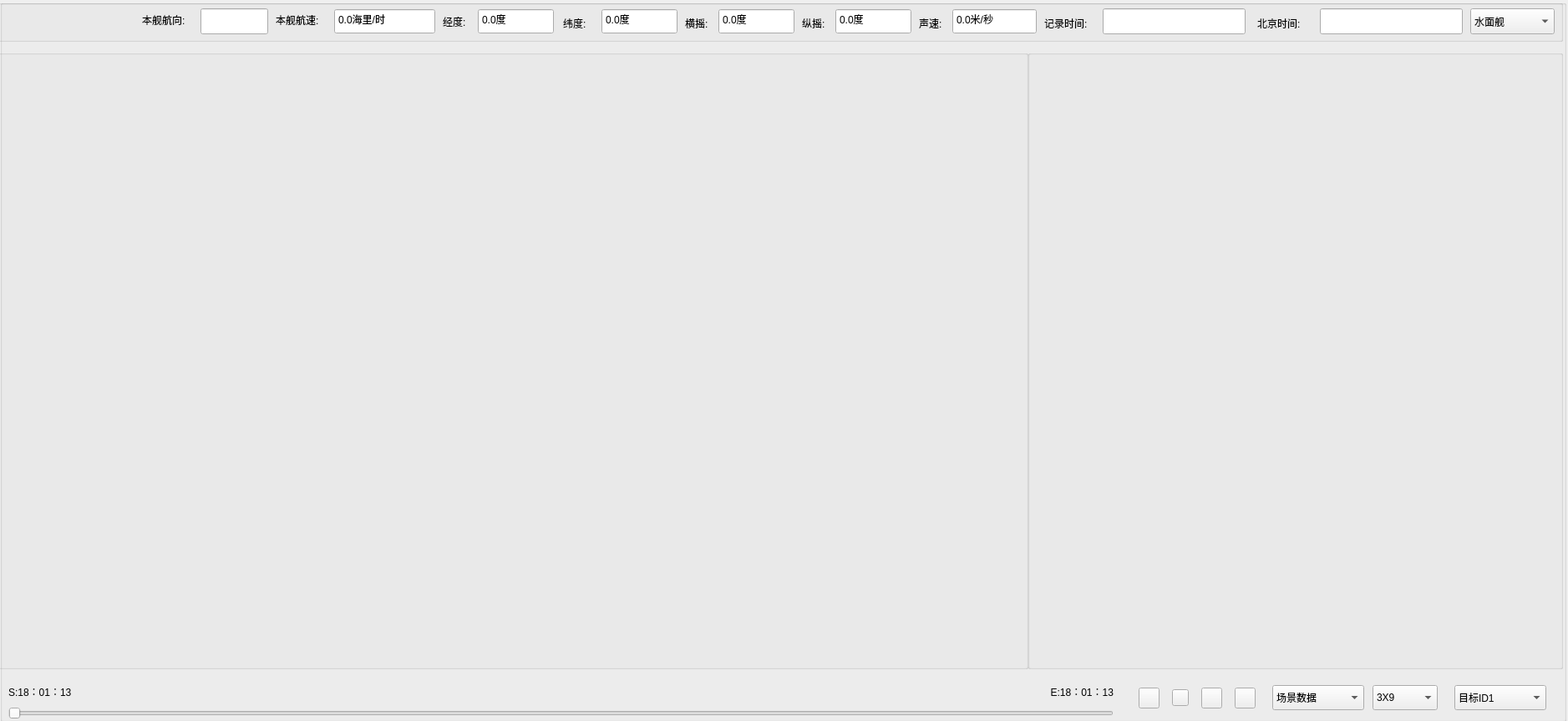
<?xml version="1.0" encoding="UTF-8"?>
<ui version="4.0">
 <class>Screenact</class>
 <widget class="QWidget" name="Screenact">
  <property name="geometry">
   <rect>
    <x>0</x>
    <y>0</y>
    <width>1877</width>
    <height>863</height>
   </rect>
  </property>
  <property name="windowTitle">
   <string>Form</string>
  </property>
  <widget class="QWidget" name="widgetScreenpas" native="true">
   <property name="geometry">
    <rect>
     <x>0</x>
     <y>0</y>
     <width>1875</width>
     <height>864</height>
    </rect>
   </property>
   <layout class="QVBoxLayout" name="vlscreenpas">
    <property name="spacing">
     <number>0</number>
    </property>
    <property name="leftMargin">
     <number>0</number>
    </property>
    <property name="topMargin">
     <number>0</number>
    </property>
    <property name="rightMargin">
     <number>0</number>
    </property>
    <property name="bottomMargin">
     <number>0</number>
    </property>
    <item>
     <widget class="QGroupBox" name="groupBoxpas">
      <property name="sizePolicy">
       <sizepolicy hsizetype="Preferred" vsizetype="Preferred">
        <horstretch>0</horstretch>
        <verstretch>0</verstretch>
       </sizepolicy>
      </property>
      <property name="title">
       <string/>
      </property>
      <widget class="QGroupBox" name="groupBox">
       <property name="geometry">
        <rect>
         <x>-10</x>
         <y>0</y>
         <width>1881</width>
         <height>50</height>
        </rect>
       </property>
       <property name="title">
        <string/>
       </property>
       <widget class="QComboBox" name="navalSelec">
        <property name="geometry">
         <rect>
          <x>1770</x>
          <y>10</y>
          <width>101</width>
          <height>31</height>
         </rect>
        </property>
        <property name="minimumSize">
         <size>
          <width>0</width>
          <height>30</height>
         </size>
        </property>
        <property name="currentText">
         <string>水面舰</string>
        </property>
        <property name="maxVisibleItems">
         <number>2</number>
        </property>
        <item>
         <property name="text">
          <string>水面舰</string>
         </property>
        </item>
       </widget>
       <widget class="QLabel" name="beijingTime">
        <property name="geometry">
         <rect>
          <x>1515</x>
          <y>20</y>
          <width>68</width>
          <height>16</height>
         </rect>
        </property>
        <property name="text">
         <string>北京时间:</string>
        </property>
       </widget>
       <widget class="QLabel" name="navalDirection">
        <property name="geometry">
         <rect>
          <x>180</x>
          <y>16</y>
          <width>71</width>
          <height>16</height>
         </rect>
        </property>
        <property name="text">
         <string>本舰航向:</string>
        </property>
       </widget>
       <widget class="QLabel" name="navalLat">
        <property name="geometry">
         <rect>
          <x>684</x>
          <y>20</y>
          <width>38</width>
          <height>16</height>
         </rect>
        </property>
        <property name="text">
         <string>纬度:</string>
        </property>
       </widget>
       <widget class="QLabel" name="navalLt">
        <property name="geometry">
         <rect>
          <x>540</x>
          <y>18</y>
          <width>38</width>
          <height>16</height>
         </rect>
        </property>
        <property name="text">
         <string>经度:</string>
        </property>
       </widget>
       <widget class="QLabel" name="navalSpeed">
        <property name="geometry">
         <rect>
          <x>340</x>
          <y>16</y>
          <width>71</width>
          <height>16</height>
         </rect>
        </property>
        <property name="text">
         <string>本舰航速:</string>
        </property>
       </widget>
       <widget class="QLabel" name="navalBroad">
        <property name="geometry">
         <rect>
          <x>830</x>
          <y>20</y>
          <width>38</width>
          <height>16</height>
         </rect>
        </property>
        <property name="text">
         <string>横摇:</string>
        </property>
       </widget>
       <widget class="QLabel" name="recordTime">
        <property name="geometry">
         <rect>
          <x>1260</x>
          <y>20</y>
          <width>68</width>
          <height>16</height>
         </rect>
        </property>
        <property name="text">
         <string>记录时间:</string>
        </property>
       </widget>
       <widget class="QLabel" name="soundSpeed">
        <property name="geometry">
         <rect>
          <x>1110</x>
          <y>20</y>
          <width>38</width>
          <height>16</height>
         </rect>
        </property>
        <property name="text">
         <string>声速:</string>
        </property>
       </widget>
       <widget class="QLabel" name="navalDir">
        <property name="geometry">
         <rect>
          <x>970</x>
          <y>20</y>
          <width>38</width>
          <height>16</height>
         </rect>
        </property>
        <property name="text">
         <string>纵摇:</string>
        </property>
       </widget>
       <widget class="QDoubleSpinBox" name="navalSpeedvalue">
        <property name="geometry">
         <rect>
          <x>410</x>
          <y>10</y>
          <width>121</width>
          <height>31</height>
         </rect>
        </property>
        <property name="sizePolicy">
         <sizepolicy hsizetype="Preferred" vsizetype="Preferred">
          <horstretch>0</horstretch>
          <verstretch>0</verstretch>
         </sizepolicy>
        </property>
        <property name="readOnly">
         <bool>true</bool>
        </property>
        <property name="buttonSymbols">
         <enum>QAbstractSpinBox::NoButtons</enum>
        </property>
        <property name="suffix">
         <string>海里/时</string>
        </property>
        <property name="decimals">
         <number>1</number>
        </property>
        <property name="maximum">
         <double>1000.000000000000000</double>
        </property>
       </widget>
       <widget class="QDoubleSpinBox" name="navalLtvalue">
        <property name="geometry">
         <rect>
          <x>582</x>
          <y>10</y>
          <width>91</width>
          <height>31</height>
         </rect>
        </property>
        <property name="sizePolicy">
         <sizepolicy hsizetype="Preferred" vsizetype="Preferred">
          <horstretch>0</horstretch>
          <verstretch>0</verstretch>
         </sizepolicy>
        </property>
        <property name="layoutDirection">
         <enum>Qt::LeftToRight</enum>
        </property>
        <property name="readOnly">
         <bool>true</bool>
        </property>
        <property name="buttonSymbols">
         <enum>QAbstractSpinBox::NoButtons</enum>
        </property>
        <property name="suffix">
         <string>度</string>
        </property>
        <property name="decimals">
         <number>1</number>
        </property>
        <property name="maximum">
         <double>1000.000000000000000</double>
        </property>
       </widget>
       <widget class="QDoubleSpinBox" name="navalLatvalue">
        <property name="geometry">
         <rect>
          <x>730</x>
          <y>10</y>
          <width>91</width>
          <height>31</height>
         </rect>
        </property>
        <property name="sizePolicy">
         <sizepolicy hsizetype="Preferred" vsizetype="Preferred">
          <horstretch>0</horstretch>
          <verstretch>0</verstretch>
         </sizepolicy>
        </property>
        <property name="readOnly">
         <bool>true</bool>
        </property>
        <property name="buttonSymbols">
         <enum>QAbstractSpinBox::NoButtons</enum>
        </property>
        <property name="suffix">
         <string>度</string>
        </property>
        <property name="decimals">
         <number>1</number>
        </property>
        <property name="maximum">
         <double>1000.000000000000000</double>
        </property>
       </widget>
       <widget class="QDoubleSpinBox" name="navalBroadvalue">
        <property name="geometry">
         <rect>
          <x>870</x>
          <y>10</y>
          <width>91</width>
          <height>31</height>
         </rect>
        </property>
        <property name="sizePolicy">
         <sizepolicy hsizetype="Preferred" vsizetype="Preferred">
          <horstretch>0</horstretch>
          <verstretch>0</verstretch>
         </sizepolicy>
        </property>
        <property name="readOnly">
         <bool>true</bool>
        </property>
        <property name="buttonSymbols">
         <enum>QAbstractSpinBox::NoButtons</enum>
        </property>
        <property name="suffix">
         <string>度</string>
        </property>
        <property name="decimals">
         <number>1</number>
        </property>
        <property name="maximum">
         <double>1000.000000000000000</double>
        </property>
       </widget>
       <widget class="QDoubleSpinBox" name="navalDirvalue">
        <property name="geometry">
         <rect>
          <x>1010</x>
          <y>10</y>
          <width>91</width>
          <height>31</height>
         </rect>
        </property>
        <property name="sizePolicy">
         <sizepolicy hsizetype="Preferred" vsizetype="Preferred">
          <horstretch>0</horstretch>
          <verstretch>0</verstretch>
         </sizepolicy>
        </property>
        <property name="readOnly">
         <bool>true</bool>
        </property>
        <property name="buttonSymbols">
         <enum>QAbstractSpinBox::NoButtons</enum>
        </property>
        <property name="suffix">
         <string>度</string>
        </property>
        <property name="decimals">
         <number>1</number>
        </property>
        <property name="maximum">
         <double>1000.000000000000000</double>
        </property>
       </widget>
       <widget class="QDoubleSpinBox" name="soundSpeedvalue">
        <property name="geometry">
         <rect>
          <x>1150</x>
          <y>10</y>
          <width>101</width>
          <height>31</height>
         </rect>
        </property>
        <property name="sizePolicy">
         <sizepolicy hsizetype="Preferred" vsizetype="Preferred">
          <horstretch>0</horstretch>
          <verstretch>0</verstretch>
         </sizepolicy>
        </property>
        <property name="readOnly">
         <bool>true</bool>
        </property>
        <property name="buttonSymbols">
         <enum>QAbstractSpinBox::NoButtons</enum>
        </property>
        <property name="suffix">
         <string>米/秒</string>
        </property>
        <property name="decimals">
         <number>1</number>
        </property>
        <property name="maximum">
         <double>1000.000000000000000</double>
        </property>
       </widget>
       <widget class="QLineEdit" name="navalDirectionvalue">
        <property name="geometry">
         <rect>
          <x>250</x>
          <y>10</y>
          <width>81</width>
          <height>31</height>
         </rect>
        </property>
       </widget>
       <widget class="QLineEdit" name="recordTimevalue">
        <property name="geometry">
         <rect>
          <x>1330</x>
          <y>10</y>
          <width>171</width>
          <height>31</height>
         </rect>
        </property>
       </widget>
       <widget class="QLineEdit" name="beijingTimevalue">
        <property name="geometry">
         <rect>
          <x>1590</x>
          <y>10</y>
          <width>171</width>
          <height>31</height>
         </rect>
        </property>
       </widget>
      </widget>
      <widget class="QWidget" name="layoutWidget">
       <property name="geometry">
        <rect>
         <x>0</x>
         <y>810</y>
         <width>1871</width>
         <height>51</height>
        </rect>
       </property>
       <layout class="QHBoxLayout" name="horizontalLayout_5">
        <property name="spacing">
         <number>0</number>
        </property>
        <item>
         <layout class="QVBoxLayout" name="verticalLayout">
          <property name="leftMargin">
           <number>10</number>
          </property>
          <property name="rightMargin">
           <number>10</number>
          </property>
          <item>
           <layout class="QHBoxLayout" name="horizontalLayout_4">
            <item>
             <widget class="QLabel" name="lbStart">
              <property name="styleSheet">
               <string notr="true">border-image:none;</string>
              </property>
              <property name="text">
               <string>S:18：01：13</string>
              </property>
             </widget>
            </item>
            <item>
             <widget class="QLabel" name="lbRunningTime">
              <property name="styleSheet">
               <string notr="true">border-image:none;</string>
              </property>
              <property name="text">
               <string/>
              </property>
             </widget>
            </item>
            <item>
             <widget class="QLabel" name="lbEnd">
              <property name="styleSheet">
               <string notr="true">border-image:none;</string>
              </property>
              <property name="text">
               <string>E:18：01：13</string>
              </property>
              <property name="alignment">
               <set>Qt::AlignRight|Qt::AlignTrailing|Qt::AlignVCenter</set>
              </property>
             </widget>
            </item>
           </layout>
          </item>
          <item>
           <widget class="QSlider" name="slider">
            <property name="sizePolicy">
             <sizepolicy hsizetype="Expanding" vsizetype="Fixed">
              <horstretch>0</horstretch>
              <verstretch>0</verstretch>
             </sizepolicy>
            </property>
            <property name="tabletTracking">
             <bool>false</bool>
            </property>
            <property name="styleSheet">
             <string notr="true">border-image:none;</string>
            </property>
            <property name="maximum">
             <number>99</number>
            </property>
            <property name="pageStep">
             <number>1</number>
            </property>
            <property name="orientation">
             <enum>Qt::Horizontal</enum>
            </property>
           </widget>
          </item>
         </layout>
        </item>
        <item>
         <layout class="QHBoxLayout" name="horizontalLayout_3">
          <property name="leftMargin">
           <number>10</number>
          </property>
          <property name="rightMargin">
           <number>10</number>
          </property>
          <item>
           <layout class="QHBoxLayout" name="horizontalLayout">
            <property name="spacing">
             <number>15</number>
            </property>
            <property name="sizeConstraint">
             <enum>QLayout::SetDefaultConstraint</enum>
            </property>
            <property name="leftMargin">
             <number>10</number>
            </property>
            <property name="rightMargin">
             <number>20</number>
            </property>
            <item>
             <widget class="QPushButton" name="btnStart">
              <property name="minimumSize">
               <size>
                <width>25</width>
                <height>25</height>
               </size>
              </property>
              <property name="maximumSize">
               <size>
                <width>25</width>
                <height>25</height>
               </size>
              </property>
              <property name="styleSheet">
               <string notr="true">border-image: url(:/destop/start.png);
</string>
              </property>
              <property name="text">
               <string/>
              </property>
             </widget>
            </item>
            <item>
             <widget class="QPushButton" name="btnStop">
              <property name="minimumSize">
               <size>
                <width>20</width>
                <height>20</height>
               </size>
              </property>
              <property name="maximumSize">
               <size>
                <width>20</width>
                <height>20</height>
               </size>
              </property>
              <property name="styleSheet">
               <string notr="true">border-image: url(:/destop/stop.png);</string>
              </property>
              <property name="text">
               <string/>
              </property>
             </widget>
            </item>
            <item>
             <widget class="QPushButton" name="btnFastforward">
              <property name="minimumSize">
               <size>
                <width>25</width>
                <height>25</height>
               </size>
              </property>
              <property name="maximumSize">
               <size>
                <width>25</width>
                <height>25</height>
               </size>
              </property>
              <property name="styleSheet">
               <string notr="true">border-image: url(:/destop/icons/Fastforward.png);
</string>
              </property>
              <property name="text">
               <string/>
              </property>
             </widget>
            </item>
            <item>
             <widget class="QPushButton" name="btnFastbackward">
              <property name="minimumSize">
               <size>
                <width>25</width>
                <height>25</height>
               </size>
              </property>
              <property name="maximumSize">
               <size>
                <width>25</width>
                <height>25</height>
               </size>
              </property>
              <property name="styleSheet">
               <string notr="true">border-image: url(:/destop/icons/Fastbackward.png);
</string>
              </property>
              <property name="text">
               <string/>
              </property>
             </widget>
            </item>
           </layout>
          </item>
          <item>
           <widget class="QComboBox" name="dataSrcsele">
            <property name="minimumSize">
             <size>
              <width>0</width>
              <height>30</height>
             </size>
            </property>
            <property name="baseSize">
             <size>
              <width>0</width>
              <height>0</height>
             </size>
            </property>
            <property name="editable">
             <bool>false</bool>
            </property>
            <property name="sizeAdjustPolicy">
             <enum>QComboBox::AdjustToMinimumContentsLength</enum>
            </property>
            <property name="minimumContentsLength">
             <number>10</number>
            </property>
            <property name="iconSize">
             <size>
              <width>25</width>
              <height>16</height>
             </size>
            </property>
            <item>
             <property name="text">
              <string>场景数据</string>
             </property>
            </item>
            <item>
             <property name="text">
              <string>基阵数据</string>
             </property>
            </item>
           </widget>
          </item>
          <item>
           <layout class="QVBoxLayout" name="verticalLayout_3">
            <property name="leftMargin">
             <number>10</number>
            </property>
            <property name="rightMargin">
             <number>10</number>
            </property>
            <item>
             <widget class="QComboBox" name="sonarSele">
              <property name="minimumSize">
               <size>
                <width>0</width>
                <height>30</height>
               </size>
              </property>
              <property name="sizeAdjustPolicy">
               <enum>QComboBox::AdjustToMinimumContentsLength</enum>
              </property>
              <property name="minimumContentsLength">
               <number>6</number>
              </property>
              <item>
               <property name="text">
                <string>3X9</string>
               </property>
              </item>
              <item>
               <property name="text">
                <string>3X1</string>
               </property>
              </item>
              <item>
               <property name="text">
                <string>2X5</string>
               </property>
              </item>
             </widget>
            </item>
           </layout>
          </item>
          <item>
           <layout class="QVBoxLayout" name="verticalLayout_5">
            <property name="leftMargin">
             <number>10</number>
            </property>
            <property name="rightMargin">
             <number>10</number>
            </property>
            <item>
             <widget class="QComboBox" name="targetidSrcsele">
              <property name="minimumSize">
               <size>
                <width>0</width>
                <height>30</height>
               </size>
              </property>
              <property name="baseSize">
               <size>
                <width>0</width>
                <height>0</height>
               </size>
              </property>
              <property name="editable">
               <bool>false</bool>
              </property>
              <property name="sizeAdjustPolicy">
               <enum>QComboBox::AdjustToMinimumContentsLength</enum>
              </property>
              <property name="minimumContentsLength">
               <number>10</number>
              </property>
              <property name="iconSize">
               <size>
                <width>25</width>
                <height>14</height>
               </size>
              </property>
              <item>
               <property name="text">
                <string>目标ID1</string>
               </property>
              </item>
              <item>
               <property name="text">
                <string>目标ID2</string>
               </property>
              </item>
              <item>
               <property name="text">
                <string>目标ID3</string>
               </property>
              </item>
              <item>
               <property name="text">
                <string>目标ID4</string>
               </property>
              </item>
              <item>
               <property name="text">
                <string>目标ID5</string>
               </property>
              </item>
              <item>
               <property name="text">
                <string>目标ID6</string>
               </property>
              </item>
              <item>
               <property name="text">
                <string>目标ID7</string>
               </property>
              </item>
              <item>
               <property name="text">
                <string>目标ID8</string>
               </property>
              </item>
             </widget>
            </item>
           </layout>
          </item>
         </layout>
        </item>
       </layout>
      </widget>
      <widget class="QWidget" name="widgetScreen" native="true">
       <property name="geometry">
        <rect>
         <x>-10</x>
         <y>60</y>
         <width>1881</width>
         <height>741</height>
        </rect>
       </property>
       <widget class="QGroupBox" name="groupBox_3">
        <property name="geometry">
         <rect>
          <x>1240</x>
          <y>0</y>
          <width>641</width>
          <height>741</height>
         </rect>
        </property>
        <property name="title">
         <string/>
        </property>
       </widget>
       <widget class="QGroupBox" name="groupBox_2">
        <property name="geometry">
         <rect>
          <x>0</x>
          <y>0</y>
          <width>1241</width>
          <height>741</height>
         </rect>
        </property>
        <property name="title">
         <string/>
        </property>
       </widget>
      </widget>
     </widget>
    </item>
   </layout>
  </widget>
 </widget>
 <resources/>
 <connections/>
</ui>
